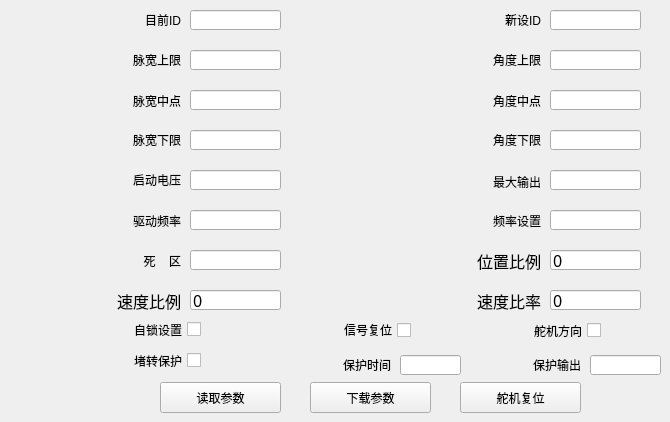
   <widget class="QWidget" name="tab_3">
    <attribute name="title">
     <string>串口舵机配置</string>
    </attribute>
    <widget class="QPushButton" name="pushButton_7">
     <property name="geometry">
      <rect>
       <x>460</x>
       <y>382</y>
       <width>121</width>
       <height>31</height>
      </rect>
     </property>
     <property name="text">
      <string>舵机复位</string>
     </property>
     <property name="icon">
      <iconset>
       <normaloff>../img/config.png</normaloff>../img/config.png</iconset>
     </property>
    </widget>
    <widget class="QPushButton" name="pushButton_8">
     <property name="geometry">
      <rect>
       <x>160</x>
       <y>382</y>
       <width>121</width>
       <height>31</height>
      </rect>
     </property>
     <property name="text">
      <string>读取参数</string>
     </property>
     <property name="icon">
      <iconset>
       <normaloff>../img/read.png</normaloff>../img/read.png</iconset>
     </property>
    </widget>
    <widget class="QPushButton" name="pushButton_9">
     <property name="geometry">
      <rect>
       <x>310</x>
       <y>382</y>
       <width>121</width>
       <height>31</height>
      </rect>
     </property>
     <property name="text">
      <string>下载参数</string>
     </property>
     <property name="icon">
      <iconset>
       <normaloff>../img/down.png</normaloff>../img/down.png</iconset>
     </property>
    </widget>
    <widget class="QLabel" name="label_46">
     <property name="geometry">
      <rect>
       <x>60</x>
       <y>90</y>
       <width>121</width>
       <height>21</height>
      </rect>
     </property>
     <property name="text">
      <string>脉宽中点</string>
     </property>
     <property name="alignment">
      <set>Qt::AlignRight|Qt::AlignTrailing|Qt::AlignVCenter</set>
     </property>
    </widget>
    <widget class="QLineEdit" name="lineEdit_36">
     <property name="geometry">
      <rect>
       <x>190</x>
       <y>50</y>
       <width>91</width>
       <height>20</height>
      </rect>
     </property>
    </widget>
    <widget class="QLineEdit" name="lineEdit_37">
     <property name="geometry">
      <rect>
       <x>550</x>
       <y>210</y>
       <width>91</width>
       <height>20</height>
      </rect>
     </property>
    </widget>
    <widget class="QLabel" name="label_48">
     <property name="geometry">
      <rect>
       <x>410</x>
       <y>210</y>
       <width>131</width>
       <height>21</height>
      </rect>
     </property>
     <property name="text">
      <string>频率设置</string>
     </property>
     <property name="alignment">
      <set>Qt::AlignRight|Qt::AlignTrailing|Qt::AlignVCenter</set>
     </property>
    </widget>
    <widget class="QLineEdit" name="lineEdit_39">
     <property name="geometry">
      <rect>
       <x>550</x>
       <y>130</y>
       <width>91</width>
       <height>20</height>
      </rect>
     </property>
    </widget>
    <widget class="QLabel" name="label_49">
     <property name="geometry">
      <rect>
       <x>380</x>
       <y>90</y>
       <width>161</width>
       <height>21</height>
      </rect>
     </property>
     <property name="text">
      <string>角度中点</string>
     </property>
     <property name="alignment">
      <set>Qt::AlignRight|Qt::AlignTrailing|Qt::AlignVCenter</set>
     </property>
    </widget>
    <widget class="QLabel" name="label_50">
     <property name="geometry">
      <rect>
       <x>60</x>
       <y>50</y>
       <width>121</width>
       <height>20</height>
      </rect>
     </property>
     <property name="text">
      <string>脉宽上限</string>
     </property>
     <property name="alignment">
      <set>Qt::AlignRight|Qt::AlignTrailing|Qt::AlignVCenter</set>
     </property>
    </widget>
    <widget class="QLineEdit" name="lineEdit_40">
     <property name="geometry">
      <rect>
       <x>190</x>
       <y>130</y>
       <width>91</width>
       <height>20</height>
      </rect>
     </property>
    </widget>
    <widget class="QLineEdit" name="lineEdit_41">
     <property name="geometry">
      <rect>
       <x>190</x>
       <y>210</y>
       <width>91</width>
       <height>20</height>
      </rect>
     </property>
    </widget>
    <widget class="QLabel" name="label_51">
     <property name="geometry">
      <rect>
       <x>380</x>
       <y>130</y>
       <width>161</width>
       <height>20</height>
      </rect>
     </property>
     <property name="text">
      <string>角度下限</string>
     </property>
     <property name="alignment">
      <set>Qt::AlignRight|Qt::AlignTrailing|Qt::AlignVCenter</set>
     </property>
    </widget>
    <widget class="QLabel" name="label_52">
     <property name="geometry">
      <rect>
       <x>40</x>
       <y>170</y>
       <width>141</width>
       <height>20</height>
      </rect>
     </property>
     <property name="text">
      <string>启动电压</string>
     </property>
     <property name="alignment">
      <set>Qt::AlignRight|Qt::AlignTrailing|Qt::AlignVCenter</set>
     </property>
    </widget>
    <widget class="QLineEdit" name="lineEdit_42">
     <property name="geometry">
      <rect>
       <x>550</x>
       <y>90</y>
       <width>91</width>
       <height>20</height>
      </rect>
     </property>
    </widget>
    <widget class="QLineEdit" name="lineEdit_43">
     <property name="geometry">
      <rect>
       <x>550</x>
       <y>50</y>
       <width>91</width>
       <height>20</height>
      </rect>
     </property>
    </widget>
    <widget class="QLabel" name="label_53">
     <property name="geometry">
      <rect>
       <x>60</x>
       <y>130</y>
       <width>121</width>
       <height>20</height>
      </rect>
     </property>
     <property name="text">
      <string>脉宽下限</string>
     </property>
     <property name="alignment">
      <set>Qt::AlignRight|Qt::AlignTrailing|Qt::AlignVCenter</set>
     </property>
    </widget>
    <widget class="QLabel" name="label_54">
     <property name="geometry">
      <rect>
       <x>60</x>
       <y>210</y>
       <width>121</width>
       <height>21</height>
      </rect>
     </property>
     <property name="text">
      <string>驱动频率</string>
     </property>
     <property name="alignment">
      <set>Qt::AlignRight|Qt::AlignTrailing|Qt::AlignVCenter</set>
     </property>
    </widget>
    <widget class="QLabel" name="label_55">
     <property name="geometry">
      <rect>
       <x>390</x>
       <y>50</y>
       <width>151</width>
       <height>20</height>
      </rect>
     </property>
     <property name="text">
      <string>角度上限</string>
     </property>
     <property name="alignment">
      <set>Qt::AlignRight|Qt::AlignTrailing|Qt::AlignVCenter</set>
     </property>
    </widget>
    <widget class="QLineEdit" name="lineEdit_44">
     <property name="geometry">
      <rect>
       <x>190</x>
       <y>250</y>
       <width>91</width>
       <height>20</height>
      </rect>
     </property>
    </widget>
    <widget class="QLabel" name="label_56">
     <property name="geometry">
      <rect>
       <x>390</x>
       <y>171</y>
       <width>151</width>
       <height>21</height>
      </rect>
     </property>
     <property name="text">
      <string>最大输出</string>
     </property>
     <property name="alignment">
      <set>Qt::AlignRight|Qt::AlignTrailing|Qt::AlignVCenter</set>
     </property>
    </widget>
    <widget class="QLineEdit" name="lineEdit_45">
     <property name="geometry">
      <rect>
       <x>190</x>
       <y>170</y>
       <width>91</width>
       <height>20</height>
      </rect>
     </property>
    </widget>
    <widget class="QLabel" name="label_57">
     <property name="geometry">
      <rect>
       <x>20</x>
       <y>250</y>
       <width>161</width>
       <height>21</height>
      </rect>
     </property>
     <property name="text">
      <string>死    区</string>
     </property>
     <property name="alignment">
      <set>Qt::AlignRight|Qt::AlignTrailing|Qt::AlignVCenter</set>
     </property>
    </widget>
    <widget class="QLineEdit" name="lineEdit_46">
     <property name="geometry">
      <rect>
       <x>190</x>
       <y>90</y>
       <width>91</width>
       <height>20</height>
      </rect>
     </property>
    </widget>
    <widget class="QLineEdit" name="lineEdit_47">
     <property name="geometry">
      <rect>
       <x>550</x>
       <y>170</y>
       <width>91</width>
       <height>20</height>
      </rect>
     </property>
    </widget>
    <widget class="QCheckBox" name="checkBox_9">
     <property name="geometry">
      <rect>
       <x>60</x>
       <y>314</y>
       <width>141</width>
       <height>31</height>
      </rect>
     </property>
     <property name="layoutDirection">
      <enum>Qt::RightToLeft</enum>
     </property>
     <property name="text">
      <string>自锁设置</string>
     </property>
    </widget>
    <widget class="QLabel" name="label_58">
     <property name="geometry">
      <rect>
       <x>290</x>
       <y>355</y>
       <width>101</width>
       <height>20</height>
      </rect>
     </property>
     <property name="text">
      <string>保护时间</string>
     </property>
     <property name="alignment">
      <set>Qt::AlignRight|Qt::AlignTrailing|Qt::AlignVCenter</set>
     </property>
    </widget>
    <widget class="QLabel" name="label_59">
     <property name="geometry">
      <rect>
       <x>470</x>
       <y>355</y>
       <width>111</width>
       <height>20</height>
      </rect>
     </property>
     <property name="text">
      <string>保护输出</string>
     </property>
     <property name="alignment">
      <set>Qt::AlignRight|Qt::AlignTrailing|Qt::AlignVCenter</set>
     </property>
    </widget>
    <widget class="QCheckBox" name="checkBox_10">
     <property name="geometry">
      <rect>
       <x>440</x>
       <y>320</y>
       <width>161</width>
       <height>21</height>
      </rect>
     </property>
     <property name="layoutDirection">
      <enum>Qt::RightToLeft</enum>
     </property>
     <property name="text">
      <string>舵机方向</string>
     </property>
    </widget>
    <widget class="QCheckBox" name="checkBox_11">
     <property name="geometry">
      <rect>
       <x>290</x>
       <y>320</y>
       <width>121</width>
       <height>20</height>
      </rect>
     </property>
     <property name="layoutDirection">
      <enum>Qt::RightToLeft</enum>
     </property>
     <property name="text">
      <string>信号复位</string>
     </property>
    </widget>
    <widget class="QLineEdit" name="lineEdit_48">
     <property name="geometry">
      <rect>
       <x>590</x>
       <y>355</y>
       <width>71</width>
       <height>20</height>
      </rect>
     </property>
    </widget>
    <widget class="QLineEdit" name="lineEdit_49">
     <property name="geometry">
      <rect>
       <x>400</x>
       <y>355</y>
       <width>61</width>
       <height>20</height>
      </rect>
     </property>
    </widget>
    <widget class="QCheckBox" name="checkBox_12">
     <property name="geometry">
      <rect>
       <x>60</x>
       <y>350</y>
       <width>141</width>
       <height>21</height>
      </rect>
     </property>
     <property name="layoutDirection">
      <enum>Qt::RightToLeft</enum>
     </property>
     <property name="text">
      <string>堵转保护</string>
     </property>
    </widget>
    <widget class="QLineEdit" name="lineEdit_50">
     <property name="geometry">
      <rect>
       <x>190</x>
       <y>10</y>
       <width>91</width>
       <height>20</height>
      </rect>
     </property>
    </widget>
    <widget class="QLabel" name="label_60">
     <property name="geometry">
      <rect>
       <x>410</x>
       <y>10</y>
       <width>131</width>
       <height>20</height>
      </rect>
     </property>
     <property name="text">
      <string>新设ID</string>
     </property>
     <property name="alignment">
      <set>Qt::AlignRight|Qt::AlignTrailing|Qt::AlignVCenter</set>
     </property>
    </widget>
    <widget class="QLabel" name="label_61">
     <property name="geometry">
      <rect>
       <x>50</x>
       <y>10</y>
       <width>131</width>
       <height>20</height>
      </rect>
     </property>
     <property name="text">
      <string>目前ID</string>
     </property>
     <property name="alignment">
      <set>Qt::AlignRight|Qt::AlignTrailing|Qt::AlignVCenter</set>
     </property>
    </widget>
    <widget class="QLineEdit" name="lineEdit_51">
     <property name="geometry">
      <rect>
       <x>550</x>
       <y>10</y>
       <width>91</width>
       <height>20</height>
      </rect>
     </property>
    </widget>
    <widget class="QLabel" name="label_74">
     <property name="geometry">
      <rect>
       <x>40</x>
       <y>290</y>
       <width>141</width>
       <height>21</height>
      </rect>
     </property>
     <property name="font">
      <font>
       <family>Adobe 仿宋 Std R</family>
       <pointsize>12</pointsize>
      </font>
     </property>
     <property name="text">
      <string>速度比例</string>
     </property>
     <property name="alignment">
      <set>Qt::AlignRight|Qt::AlignTrailing|Qt::AlignVCenter</set>
     </property>
    </widget>
    <widget class="QLabel" name="label_75">
     <property name="geometry">
      <rect>
       <x>400</x>
       <y>250</y>
       <width>141</width>
       <height>21</height>
      </rect>
     </property>
     <property name="font">
      <font>
       <family>Adobe 仿宋 Std R</family>
       <pointsize>12</pointsize>
      </font>
     </property>
     <property name="text">
      <string>位置比例</string>
     </property>
     <property name="alignment">
      <set>Qt::AlignRight|Qt::AlignTrailing|Qt::AlignVCenter</set>
     </property>
    </widget>
    <widget class="QLabel" name="label_76">
     <property name="geometry">
      <rect>
       <x>400</x>
       <y>290</y>
       <width>141</width>
       <height>21</height>
      </rect>
     </property>
     <property name="font">
      <font>
       <family>Adobe 仿宋 Std R</family>
       <pointsize>12</pointsize>
      </font>
     </property>
     <property name="text">
      <string>速度比率</string>
     </property>
     <property name="alignment">
      <set>Qt::AlignRight|Qt::AlignTrailing|Qt::AlignVCenter</set>
     </property>
    </widget>
    <widget class="QLineEdit" name="lineEdit_102">
     <property name="geometry">
      <rect>
       <x>190</x>
       <y>290</y>
       <width>91</width>
       <height>20</height>
      </rect>
     </property>
     <property name="font">
      <font>
       <family>Adobe 仿宋 Std R</family>
       <pointsize>12</pointsize>
      </font>
     </property>
     <property name="text">
      <string>0</string>
     </property>
    </widget>
    <widget class="QLineEdit" name="lineEdit_103">
     <property name="geometry">
      <rect>
       <x>550</x>
       <y>290</y>
       <width>91</width>
       <height>20</height>
      </rect>
     </property>
     <property name="font">
      <font>
       <family>Adobe 仿宋 Std R</family>
       <pointsize>12</pointsize>
      </font>
     </property>
     <property name="text">
      <string>0</string>
     </property>
    </widget>
    <widget class="QLineEdit" name="lineEdit_104">
     <property name="geometry">
      <rect>
       <x>550</x>
       <y>250</y>
       <width>91</width>
       <height>20</height>
      </rect>
     </property>
     <property name="font">
      <font>
       <family>Adobe 仿宋 Std R</family>
       <pointsize>12</pointsize>
      </font>
     </property>
     <property name="text">
      <string>0</string>
     </property>
    </widget>
   </widget>
